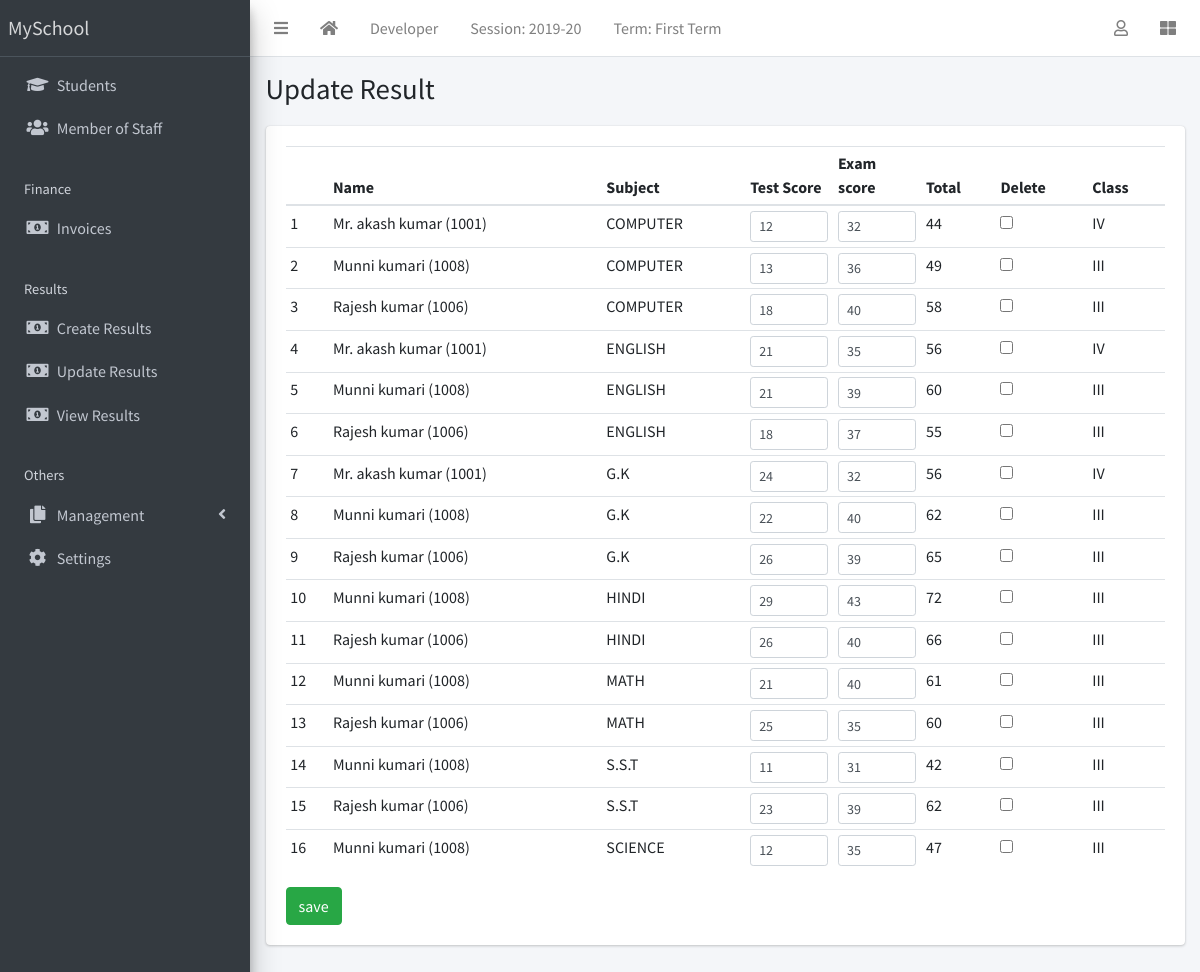
The app's page /results/edit-result/ (signed in) with its own data.
### corecode/models.py (models this page shows, shortened)
class AcademicSession(models.Model):
    name = models.CharField(max_length=200,unique=True)
    current = models.BooleanField()
    class Meta:
        ordering = ['-name']

class AcademicTerm(models.Model):
    name = models.CharField(max_length=20,unique=True)
    current = models.BooleanField()
    class Meta:
        ordering = ['name']

class Subject(models.Model):
    name = models.CharField(max_length=200, unique=True)
    class Meta:
        ordering = ['name']
    def __str__(self):
        return self.name

class StudentClass(models.Model):
    name = models.CharField(max_length=200, unique=True)
    class Meta:
        verbose_name = "Class"
        verbose_name_plural = 'Classes'
        ordering = ['name']
    def __str__(self):
        return self.name

### result/models.py (models this page shows, shortened)
class Result(models.Model):
    student = models.ForeignKey(Student,on_delete=models.CASCADE)
    session = models.ForeignKey(AcademicSession,on_delete=models.CASCADE)
    term = models.ForeignKey(AcademicTerm,on_delete=models.CASCADE)
    current_class = models.ForeignKey(StudentClass, on_delete=models.CASCADE)
    subject = models.ForeignKey(Subject,on_delete=models.CASCADE)
    test_score = models.IntegerField(default=0)
    exam_score = models.IntegerField(default=0)
    class Meta:
        ordering = ['subject']
    def total_score(self):
        return self.test_score + self.exam_score

### students/models.py (models this page shows, shortened)
class Student(models.Model):
    STATUS = [
        ('active','Active'),
        ('inactive','Inactive')
    ]
    GENDER = [
        ('male','Male'),
        ('female','Female')
    ]
    current_status = models.CharField(max_length=10,default='active',choices=STATUS)
    registration_number =models.CharField(max_length=200,unique=True)
    surname = models.CharField(max_length=200,blank=True)
    firstname = models.CharField(max_length=200)
    other_name = models.CharField(max_length=200,blank=True)
    gender = models.CharField(max_length=10,choices=GENDER,default='male')
    date_of_birth = models.DateField(default=timezone.now)
    current_class = models.ForeignKey(StudentClass,on_delete=models.SET_NULL,blank=True,null=True)
    date_of_admission = models.DateField(default=timezone.now)
    parent_mobile_number = models.CharField(max_length=15,blank=True)
    address = models.TextField(blank=True)
    others = models.TextField(blank=True)
    passport = models.ImageField(blank=True,upload_to='Students/passports/')
    class Meta:
        ordering = ['surname','firstname','other_name']
    def __str__(self):
        return f'{self.surname} {self.firstname} {self.other_name} ({self.registration_number})'

### result/views.py (the view)
# urls.py: path('edit-result/',edit_result,name='edit-results'),
@login_required
def edit_result(request):
    if request.method == 'POST':
        form = EditResult(request.POST)
        if form.is_valid():
            form.save()
            messages.success(request,'Result successfully updated')
            return redirect('view-results')
    else:
        results = Result.objects.filter(session=request.current_session,term=request.current_term)
        form = EditResult(queryset=results)
    return render(request,'result/edit_result.html',{'formset':form})

### corecode/context_processors.py (called while the page is built)
def site_defaults(request):
    current_session = AcademicSession.objects.get(current=True)
    current_term = AcademicTerm.objects.get(current=True)
    vals = SiteConfig.objects.all()
    contexts ={
        'current_session':current_session.name,
        'current_term':current_term.name
    }
    for val in vals:
        contexts[val.key] = val.value
    return contexts

### result/templates/result/edit_result.html (shortened to what this page needs)
{% extends 'corecode/base.html' %}
{% load widget_tweaks %}
{% block title %}
Update Result
{% endblock title %}
{% block  content %}
<form  method="post">
  <table id="studenttable" class="table table-sm">
    <thead>
      <tr>
        <th></th>
        <th>Name</th>
        <th>Subject</th>
        <th>Test Score</th>
        <th>Exam score</th>
        <th>Total</th>
        <th>Delete</th>
        <th>Class</th>
      </tr>
    </thead>
    <tbody>
      {% for form in formset %}
        <tr>
          <td>{{ forloop.counter }}</td>
          <td>{{ form.instance.student }}</td>
          <td>{{ form.instance.subject}}</td>
          <td style="width:10%">{{ form.test_score | add_class:"form-control form-control-sm"}}</td>
          <td style="width:10%">{{ form.exam_score | add_class:"form-control form-control-sm"}}</td>
          <td>{{ form.instance.total_score }}</td>
          <td>{{ form.DELETE }}</td>
          <td>{{ form.instance.current_class }}</td>
        </tr>
      {% endfor %}
    </tbody>
  </table>
  <input type="submit" name="" value="save" class="btn btn-success">
</form>
{% endblock content %}

### corecode/templates/corecode/base.html (shortened to what this page needs)
{% load static %}
<!DOCTYPE html>
<html lang="en" dir="ltr">
  <head>
    <link href="https://stackpath.bootstrapcdn.com/bootstrap/4.5.0/css/bootstrap.min.css" rel="stylesheet">
    <link rel="stylesheet" href="{% static 'plugins/fontawesome-free/css/all.min.css' %}">
<link rel="stylesheet" href="{% static 'plugins/toastr/toastr.min.css' %}">
<link rel="stylesheet"
  href="{% static 'plugins/overlayScrollbars/css/OverlayScrollbars.min.css' %}">
<link rel="stylesheet" href="{% static 'plugins/DataTables/datatables.min.css' %}" />
<link rel="stylesheet" href="{% static 'dist/css/adminlte.min.css' %}">
  </head>
  <body class="hold-transition sidebar-mini layout-fixed layout-navbar-fixed layout-footer-fixed">
      <div class="wrapper">
        <nav class="main-header navbar navbar-expand navbar-white navbar-light">
          <ul class="navbar-nav">
            <li class="nav-item">
              <a class="nav-link" href="#" data-widget="pushmenu" role="button"><i class="fas fa-bars"></i></a>
            </li>
            <li class="nav-item d-none d-sm-inline-block">
              <a href="{% url 'home' %}" class="nav-link"><i class="fa fa-home"></i></a>
            </li>
            <li class="nav-item d-none d-sm-inline-block">
              <a href="{% url 'developer' %}" class="nav-link">Developer</a>
            </li>
            <li class="nav-item d-none d-sm-inline-block">
              <a href="{% url 'current-session'%}" class="nav-link">Session: {{current_session}}</a>
            </li>
            <li class="nav-item d-none d-sm-inline-block">
              <a href="{% url 'current-session' %}" class="nav-link">Term: {{current_term}}</a>
            </li>
          </ul>
          <ul class="navbar-nav ml-auto">
            <li class="nav-item dropdown">
              <a href="#" class="nav-link" data-toggle="dropdown">
                <i class="far fa-user"></i>
              </a>
            </li>
            <li class="nav-item">
              <a href="#" class="nav-link" data-widget="control-sidebar" data-side="true"
              role="button"><i class="fas fa-th-large"></i></a>
            </li>
          </ul>
        </nav>
        <aside class="main-sidebar sidebar-dark-primary elevation-4">
          <a href="#" class="brand-link">{{ school_name | default:"MySchool"}}</a>
          <div class="sidebar">
            <nav class="mt-2">
              <ul class="nav nav-pills nav-sidebar flex-column" data-widget="treeview" role="menu" data-accordion="false">
                <li class="nav-item">
                  <a href="{% url 'student-list' %}" class="nav-link">
                    <i class="nav-icon fas fa-graduation-cap"></i>
                    <p>Students</p>
                    </a>
                </li>
                <li class="nav-item">
                  <a href="{% url 'staff-list' %}" class="nav-link">
                    <i class="nav-icon fas fa-users"></i>
                    <p>Member of Staff</p>
                    </a>
                </li>
                <li class="nav-header">Finance</li>
                  <li class="nav-item">
                    <a href="{% url 'invoice-list' %}" class="nav-link">
                      <i class="nav-icon fas fa-money-bill-alt"></i>
                      <p>Invoices</p>
                      </a>
                  </li>
                  <li class="nav-header">Results</li>
                    <li class="nav-item">
                      <a href="{% url 'create-result' %}" class="nav-link">
                        <i class="nav-icon fas fa-money-bill-alt"></i>
                        <p>Create Results</p>
                        </a>
                    </li>
                    <li class="nav-item">
                      <a href="{% url 'edit-results' %}" class="nav-link">
                        <i class="nav-icon fas fa-money-bill-alt"></i>
                        <p>Update Results</p>
                        </a>
                    </li>
                    <li class="nav-item">
                      <a href="{% url 'view-results' %}" class="nav-link">
                        <i class="nav-icon fas fa-money-bill-alt"></i>
                        <p>View Results</p>
                        </a>
                    </li>
                    <li class="nav-header">Others</li>
                      <li class="nav-item has-treeview">
                        <a href="#" class="nav-link">
                          <i class="nav-icon fas fa-copy"></i>
                          <p>Management</p>
                          <i class="fas fa-angle-left right"></i>
                          </a>
                      </li>
                      <li class="nav-item">
                        <a href="{% url 'configs' %}" class="nav-link">
                          <i class="nav-icon fas fa-cog"></i>
                          <p>
                            Settings
                          </p>
                        </a>
                      </li>
                    </ul>
                  </nav>
                </div>
              </aside>
                <div class="content-wrapper">
                  <section class="content-header">
                    <div class="container-fluid">
                      <div class="row mb-1">
                        <div class="col-sm-8">
                          <h1>{% block title %}{% endblock title %}</h1>
                        </div>
                        <div class="col-sm-4">
                        </div>
                      </div>
                    </div>
                  </section>
                  <section class="content">
                    <div class="container-fluid">
                      <div class="row">
                        <div class="col-md-12">
                          {% block fullcard %}
                          <div class="card">
                            <div class="card-body">
                              <div class="row">
                                <div class="col">
                                  {% block content %}
                                  {% endblock content %}
                                </div>
                              </div>
                            </div>
                          </div>
                          {% endblock fullcard %}
                        </div>
                      </div>
                    </div>
                  </section>
                </div>
              </div>
            </body>
            </html>

### records on screen
AcademicSession: name "2019-20"
AcademicTerm: name "First Term"
Result: instance.student "Mr. akash kumar (1001)", instance.subject "COMPUTER", instance.total_score "44", instance.current_class "IV"
Result: instance.student "Munni kumari (1008)", instance.subject "COMPUTER", instance.total_score "49", instance.current_class "III"
Result: instance.student "Rajesh kumar (1006)", instance.subject "COMPUTER", instance.total_score "58", instance.current_class "III"
Result: instance.student "Mr. akash kumar (1001)", instance.subject "ENGLISH", instance.total_score "56", instance.current_class "IV"
Result: instance.student "Munni kumari (1008)", instance.subject "ENGLISH", instance.total_score "60", instance.current_class "III"
Result: instance.student "Rajesh kumar (1006)", instance.subject "ENGLISH", instance.total_score "55", instance.current_class "III"
Result: instance.student "Mr. akash kumar (1001)", instance.subject "G.K", instance.total_score "56", instance.current_class "IV"
Result: instance.student "Munni kumari (1008)", instance.subject "G.K", instance.total_score "62", instance.current_class "III"
Result: instance.student "Rajesh kumar (1006)", instance.subject "G.K", instance.total_score "65", instance.current_class "III"
Result: instance.student "Munni kumari (1008)", instance.subject "HINDI", instance.total_score "72", instance.current_class "III"
Result: instance.student "Rajesh kumar (1006)", instance.subject "HINDI", instance.total_score "66", instance.current_class "III"
Result: instance.student "Munni kumari (1008)", instance.subject "MATH", instance.total_score "61", instance.current_class "III"
Result: instance.student "Rajesh kumar (1006)", instance.subject "MATH", instance.total_score "60", instance.current_class "III"
Result: instance.student "Munni kumari (1008)", instance.subject "S.S.T", instance.total_score "42", instance.current_class "III"
Result: instance.student "Rajesh kumar (1006)", instance.subject "S.S.T", instance.total_score "62", instance.current_class "III"
Result: instance.student "Munni kumari (1008)", instance.subject "SCIENCE", instance.total_score "47", instance.current_class "III"

### other values on screen
{{ school_name | default:"MySchool" }} "MySchool"
